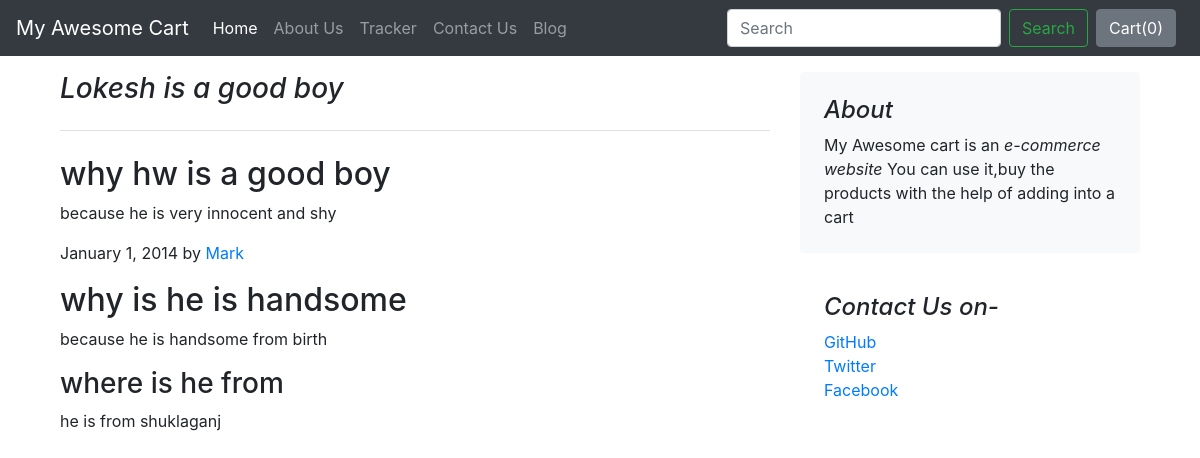
The page /blog/blogpost/1 on the database its author committed.
### blog/models.py (models this page shows)
class Blog(models.Model):
    post_id=models.AutoField(primary_key=True)
    title=models.CharField(max_length=50)
    heading0=models.CharField(max_length=500,default="")
    cheading0=models.CharField(max_length=5000,default="")
    heading1=models.CharField(max_length=500,default="")
    cheading1=models.CharField(max_length=5000,default="")
    heading2=models.CharField(max_length=500,default="")
    cheading2=models.CharField(max_length=5000,default="")
    pub_date=models.DateField()
    thumbnail = models.ImageField(upload_to="shop/images", default="")
    def __str__(self):
        return self.title

### blog/views.py (the view)
# urls.py: path('blogpost/<int:id>',views.blogPost,name="blogPost"),
def blogPost(request,id):
    blogji = Blog.objects.filter(post_id=id)[0]
    print(blogji)
    return render(request,"blog/blogPost.html",{"blogji":blogji})

### blog/templates/blog/blogPost.html (shortened to what this page needs)
{% extends 'blog/basic.html' %}
{% block body %}
<div class="container">
    <main role="main" class="container my-3">
        <div class="row">
          <div class="col-md-8 blog-main">
            <h3 class="pb-4 mb-4 font-italic border-bottom">
              {{blogji.title}}
            </h3>
            <div class="blog-post">
              <h2 class="blog-post-title">{{blogji.heading0}}</h2>
              <p>{{blogji.cheading0}}</p>
              <p class="blog-post-meta">January 1, 2014 by <a href="#">Mark</a></p>
              <h2>{{blogji.heading1}}</h2>
              <p>{{blogji.cheading1}}</p>
              <h3>{{blogji.heading2}}</h3>
              <p>{{blogji.cheading2}}</p>
            </div>
          </div>
          <aside class="col-md-4 blog-sidebar">
            <div class="p-4 mb-3 bg-light rounded">
              <h4 class="font-italic">About</h4>
              <p class="mb-0">My Awesome cart is an <em>e-commerce website</em> You can use it,buy the products with the help of adding into a cart</p>
            </div>
            <div class="p-4">
              <h4 class="font-italic">Contact Us on-</h4>
              <ol class="list-unstyled">
                <li><a href="#">GitHub</a></li>
                <li><a href="#">Twitter</a></li>
                <li><a href="#">Facebook</a></li>
              </ol>
            </div>
          </aside>
        </div>
      </main>
</div>
{% endblock %}

### rows shown on the page
Blog: title "Lokesh is a good boy", heading0 "why hw is a good boy", cheading0 "because he is very innocent and shy", heading1 "why is he is handsome", cheading1 "because he is handsome from birth", heading2 "where is he from", cheading2 "he is from shuklaganj"
